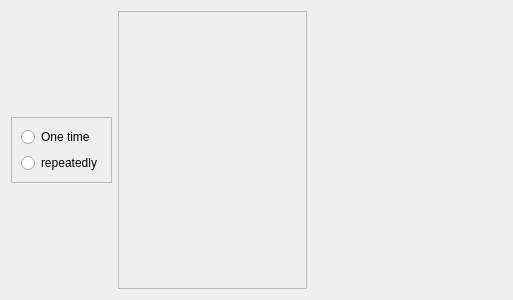
<?xml version="1.0" encoding="UTF-8"?>
<ui version="4.0">
 <class>Frame</class>
 <widget class="QFrame" name="Frame">
  <property name="geometry">
   <rect>
    <x>0</x>
    <y>0</y>
    <width>513</width>
    <height>300</height>
   </rect>
  </property>
  <property name="sizePolicy">
   <sizepolicy hsizetype="Preferred" vsizetype="Fixed">
    <horstretch>0</horstretch>
    <verstretch>0</verstretch>
   </sizepolicy>
  </property>
  <property name="windowTitle">
   <string>Frame</string>
  </property>
  <layout class="QHBoxLayout" name="horizontalLayout">
   <item>
    <widget class="QFrame" name="SelectFrame">
     <property name="sizePolicy">
      <sizepolicy hsizetype="Fixed" vsizetype="Fixed">
       <horstretch>0</horstretch>
       <verstretch>0</verstretch>
      </sizepolicy>
     </property>
     <property name="frameShape">
      <enum>QFrame::StyledPanel</enum>
     </property>
     <property name="frameShadow">
      <enum>QFrame::Raised</enum>
     </property>
     <layout class="QVBoxLayout" name="verticalLayout_3">
      <item>
       <widget class="QRadioButton" name="oneTimeButton">
        <property name="text">
         <string>One time</string>
        </property>
       </widget>
      </item>
      <item>
       <widget class="QRadioButton" name="repeatButton">
        <property name="text">
         <string>repeatedly</string>
        </property>
       </widget>
      </item>
     </layout>
    </widget>
   </item>
   <item>
    <widget class="QFrame" name="SettingsFrame2">
     <property name="sizePolicy">
      <sizepolicy hsizetype="Preferred" vsizetype="Preferred">
       <horstretch>0</horstretch>
       <verstretch>0</verstretch>
      </sizepolicy>
     </property>
     <property name="maximumSize">
      <size>
       <width>16777215</width>
       <height>16777215</height>
      </size>
     </property>
     <property name="frameShape">
      <enum>QFrame::StyledPanel</enum>
     </property>
     <property name="frameShadow">
      <enum>QFrame::Raised</enum>
     </property>
    </widget>
   </item>
   <item>
    <widget class="QFrame" name="SettingsFrame1">
     <property name="sizePolicy">
      <sizepolicy hsizetype="Preferred" vsizetype="Fixed">
       <horstretch>0</horstretch>
       <verstretch>0</verstretch>
      </sizepolicy>
     </property>
     <property name="frameShape">
      <enum>QFrame::StyledPanel</enum>
     </property>
     <property name="frameShadow">
      <enum>QFrame::Raised</enum>
     </property>
    </widget>
   </item>
  </layout>
 </widget>
 <resources/>
 <connections/>
</ui>
